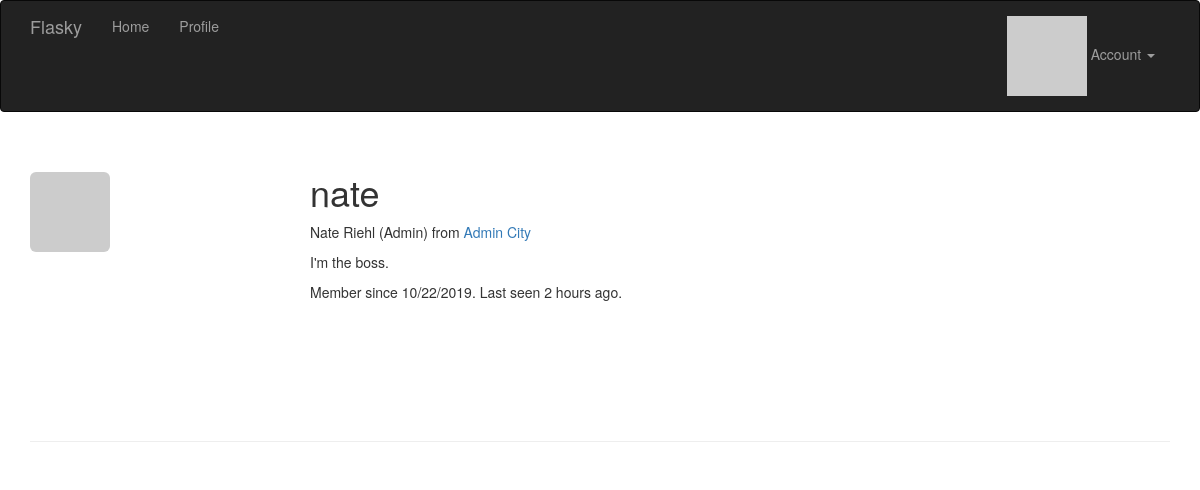
Page /user/nate (signed in) on the earlier database version.
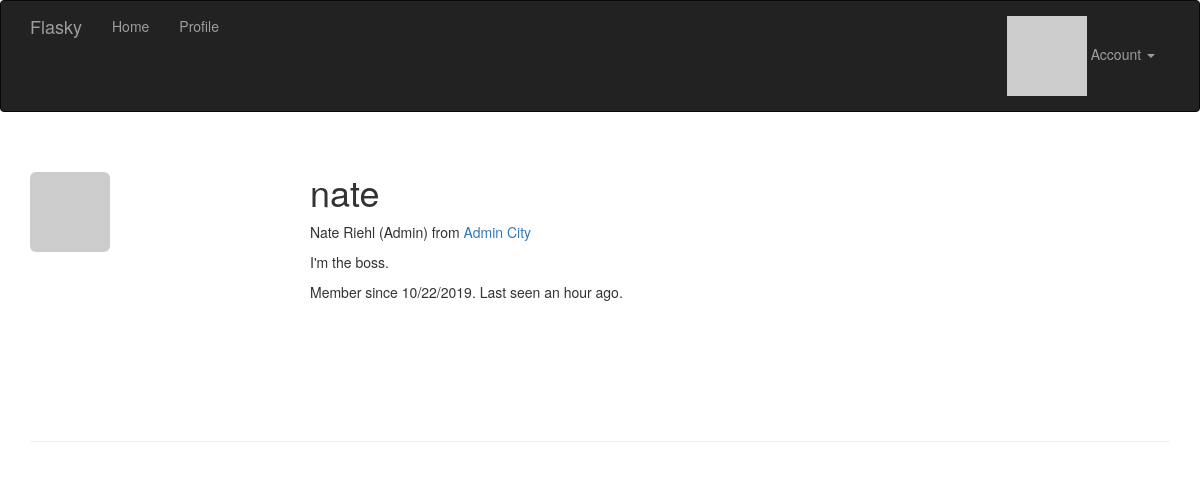
Same page on the later database version.
### app/models.py (models this page shows, shortened)
class User(UserMixin, db.Model):
    __tablename__ = 'users'
    id = db.Column(db.Integer, primary_key=True)
    email = db.Column(db.String(64), unique=True, index=True)
    username = db.Column(db.String(64), unique=True, index=True)
    password_hash = db.Column(db.String(128))
    role_id = db.Column(db.Integer, db.ForeignKey('roles.id'))
    confirmed = db.Column(db.Boolean, default=False)
    name = db.Column(db.String(64))
    location = db.Column(db.String(64))
    about_me = db.Column(db.Text())
    member_since = db.Column(db.DateTime(), default=datetime.utcnow)
    last_seen = db.Column(db.DateTime(), default=datetime.utcnow)
    avatar_hash = db.Column(db.String(32))
    posts = db.relationship('Post', backref='author', lazy='dynamic')
    @property
    def password(self):
        raise AttributeError('password is not a readable attribute')
    def can(self, perm):
        return self.role is not None and self.role.has_permission(perm)
    def is_administrator(self):
        return self.can(Permission.ADMIN)
    def ping(self):
        self.last_seen = datetime.utcnow()
        db.session.add(self)
        db.session.commit()
    def gravatar_hash(self):
        return hashlib.md5(self.email.lower().encode('utf-8')).hexdigest()
    def gravatar(self, size=100, default='identicon', rating='g'):
        url = 'https://secure.gravatar.com/avatar'
        hash = self.avatar_hash or self.gravatar_hash()
        return '{url}/{hash}?s={size}&d={default}&r={rating}'.format(
            url=url, hash=hash, size=size, default=default, rating=rating)

### app/main/views.py (the view)
@main.route('/user/<username>')
def user(username):
    user = User.query.filter_by(username=username).first_or_404()
    return render_template('user.html', user=user)

### app/auth/views.py (called while the page is built)
@auth.before_app_request
def before_request():
    if current_user.is_authenticated:
        current_user.ping()
        if not current_user.confirmed \
                and request.endpoint \
                and request.blueprint != 'auth' \
                and request.endpoint != 'static':
            return redirect(url_for('auth.unconfirmed'))

### app/main/__init__.py (called while the page is built)
@main.app_context_processor
def inject_permissions():
    return dict(Permission=Permission)

### app/models.py (called while the page is built)
@login_manager.user_loader
def load_user(user_id):
    return User.query.get(int(user_id))

    def has_permission(self, perm):
        return self.permissions & perm == perm

### app/templates/user.html (shortened to what this page needs)
{% extends "base.html" %}
{% block page_content %}
<div class="page-header">
    <img class="img-rounded profile-thumbnail" src="{{ user.gravatar(size=256) }}">
    <div class="profile-header">
        <h1>{{ user.username }}</h1>
        {% if user.name or user.location %}
        <p>
            {% if user.name %}{{ user.name }}{% endif %}
            {% if user.location %}
                from <a href="http://maps.google.com/?q={{ user.location }}">{{ user.location }}</a>
            {% endif %}
        </p>
        {% endif %}
        {% if user.about_me %}<p>{{ user.about_me }}</p>{% endif %}
        <p>Member since {{ moment(user.member_since).format('L') }}. Last seen {{ moment(user.last_seen).fromNow() }}.</p>
    </div>
</div>
{% endblock %}

Differences in the rows shown:
changed User "nate": last_seen "2 hours ago" → "an hour ago"
